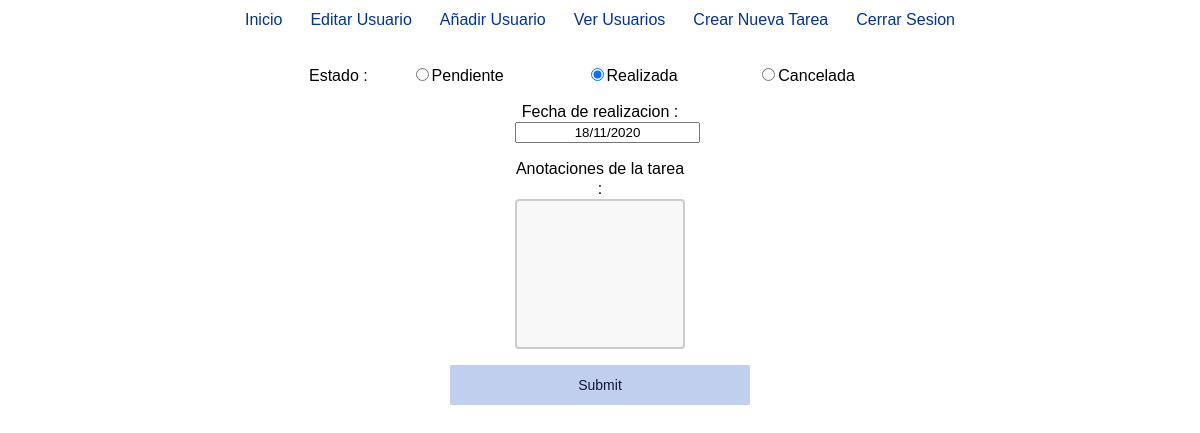
The page /Proyecto_PHP_1/controladores/ModificarTarea.php?id=1 on the database its author committed.
### tables this page shows
CREATE TABLE IF NOT EXISTS `tareas` (
  `id` int(20) NOT NULL AUTO_INCREMENT,
  `nombre_tarea` varchar(20) NOT NULL,
  `persona_contacto` varchar(20) NOT NULL,
  `tlf_contacto` int(9) NOT NULL,
  `email` varchar(20) NOT NULL,
  `poblacion` varchar(20) NOT NULL,
  `codigo_postal` int(5) NOT NULL,
  `provincia` varchar(20) NOT NULL,
  `estado` varchar(20) NOT NULL,
  `operario_encargado` varchar(20) NOT NULL,
  `fecha_creacion` date NOT NULL,
  `anotaciones_anterior` text NOT NULL,
  `fecha_realizacion` date NOT NULL,
  `anotaciones_posteriores` text NOT NULL,
  PRIMARY KEY (`id`)
);

### Proyecto_PHP_1/modelos/ModificarTarea.php (called while the page is built, shortened)
<?php
function getTarea($id){
    $conexion = conexion();
    $consulta = "SELECT * FROM tareas WHERE id=$id";
    $resultado = $conexion->query($consulta);
    $tareas = [];
    while ($fila = $resultado->fetch_assoc()) {
        $tareas[] = $fila;
    }
    return $tareas;
}
function desformatearFecha($post){
    list($año, $mes, $dia) = explode('-', $post);
    $fecha="$dia/$mes/$año";
    return $fecha;
}
?>

### Proyecto_PHP_1/vistas/ModificarEstado.php (the view, shortened to what this page needs)
<html>
        <link rel="stylesheet" type="text/css" href="vistas/css/formularios.css">
<head>
</head>
<body>
    <form action="" method="POST">
        <p>
                Estado :
                <label>
                    <input type="radio" name="estado" id="estado" value="Pendiente"
                        <?php
                            if(!strcmp($_POST["estado"],"Pendiente")){
                                echo"checked";
                            }else if(!strcmp("Pendiente",$tarea[0]["estado"]))
                                echo"checked";
                        ?>>Pendiente
                </label>
                <label>
                    <input type="radio" name="estado" id="estado" value="Realizada"
                        <?php
                            if(!strcmp($_POST["estado"],"Realizada")){
                                echo"checked";
                            }else if(!strcmp("Realizada",$tarea[0]["estado"]))
                                echo"checked";
                        ?>>Realizada
                </label>
                <label>
                    <input type="radio" name="estado" id="estado" value="Cancelada"
                        <?php
                            if(!strcmp($_POST["estado"],"Cancelada")){
                                echo"checked";
                            }else if(!strcmp("Cancelada",$tarea[0]["estado"]))
                                echo"checked";
                        ?>>Cancelada
                </label>
        </p>
        <p>
            <label>
                Fecha de realizacion :
                <input type="text" name="fecha_realizar" id="fecha_realizar" placeholder="dd/mm/aaaa"
                value="<?php
                            if($_POST) echo $_POST["fecha_realizar"];
                            else echo $fecha;
                        ?>">
            </label>
        </p>
        <p>
            <label>
                Anotaciones de la tarea :
                <textarea name="anotaciones" id="anotaciones"><?php if($_POST) echo $_POST["anotaciones"];?></textarea>
            </label>
        </p>
        <input type="submit" name="" id="">
    </form>
</body>
</html>

### Proyecto_PHP_1/vistas/css/layout.css (style rules this page uses)
* { font-family: Arial, Helvetica, sans-serif; }

### Proyecto_PHP_1/vistas/css/formularios.css (style rules this page uses)
* { box-sizing: border-box; }
label { display: inline-block; width: 170px; }
html { font-size: 16px; font-family: 'Open Sans', sans-serif; font-weight: 300; }
body { text-align: center; margin: 0 auto; display: block; line-height: 20px; margin: 10; }
input[type=submit] { text-decoration: none; border: 0px; border-radius: 2px; background-color: rgba(10, 66, 187, 0.25); display: block; height: 40px; width: 300px; text-align: center; margin: 0 auto; line-height: 20px; color: rgb(21, 21, 53); font-size: 14px; }
input { text-align: center; }
textarea { width: 100%; height: 150px; padding: 12px 20px; box-sizing: border-box; border: 2px solid #ccc; border-radius: 4px; background-color: #f8f8f8; resize: none; }

### rows shown on the page
tareas: estado "☐ Pendiente", estado "☑ Realizada", estado "☐ Cancelada", fecha_realizar "18/11/2020"
